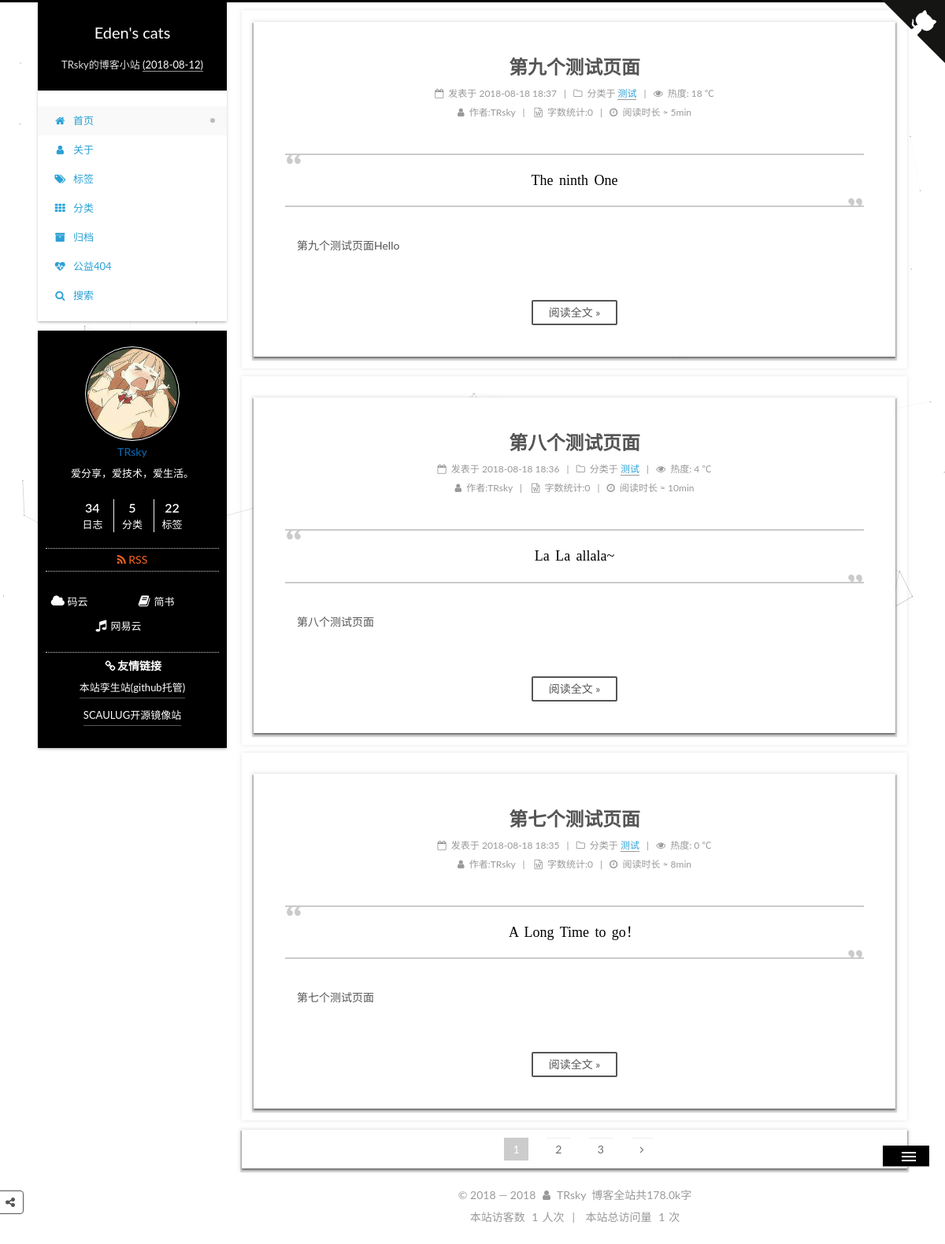
The app's page /, older data.
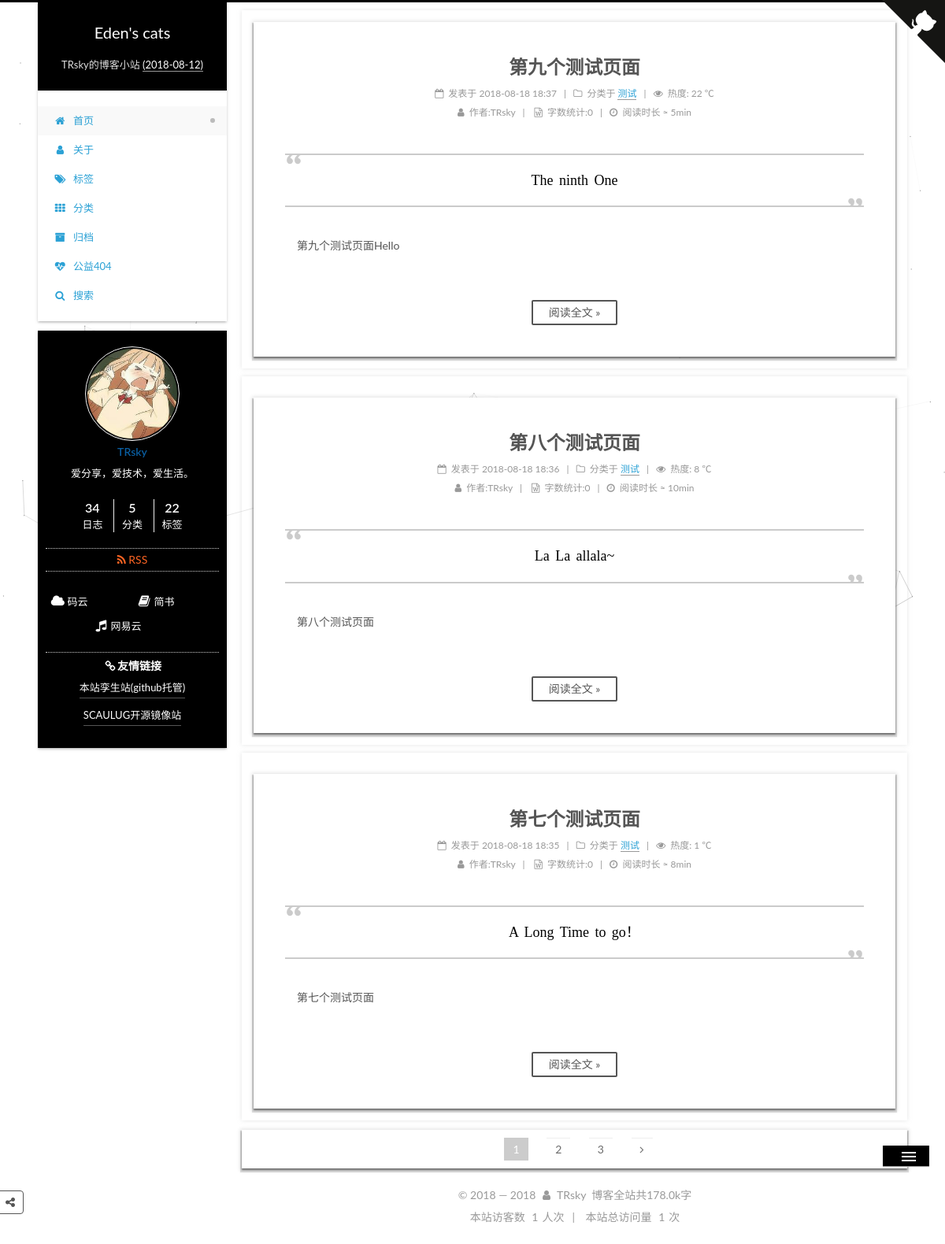
The same page, newer data.
### apps/blog/models.py (models this page shows, shortened)
class Article(models.Model):
    STATUS_CHOICES = (
        ('draft', '草稿'),
        ('publish', '发表'),
    )
    title = models.CharField(verbose_name='标题', max_length=100)
    content = models.TextField(verbose_name='正文', blank=True, null=True)
    status = models.CharField(verbose_name='文章状态', max_length=10, choices=STATUS_CHOICES, default='publish')
    created_time = models.DateTimeField(verbose_name='创建时间', default=now)
    public_time = models.DateTimeField(verbose_name='发布时间', blank=True, null=True)
    modified_time = models.DateTimeField(verbose_name='修改时间', default=now)
    words = models.PositiveIntegerField(verbose_name='文章字数', default=0)
    time = models.PositiveIntegerField(verbose_name='阅读时长', default=0 )
    views = models.PositiveIntegerField(verbose_name='访问量', default=0)
    slogan = models.TextField(verbose_name='标语', blank=True, null=True)
    excerpt = models.CharField(verbose_name='文章摘要', max_length=500, blank=True)
    category = models.ForeignKey(Category, verbose_name='分类', on_delete=models.CASCADE, blank=False, null=False)
    tags = models.ManyToManyField(Tag, verbose_name='标签', blank=True)
    author = models.ForeignKey(User, verbose_name='作者', on_delete=models.CASCADE, blank=False, null=False)
    class Meta:  # 按文章创建日期降序排序
        ordering = ['-public_time']
        verbose_name = '文章'  # 指定后台显示模型名称
        verbose_name_plural = '文章列表'  # 指定后台显示模型复数名称
        db_table = 'article'  # 数据库表
        get_latest_by = 'created_time'

class Category(models.Model):
    name = models.CharField(verbose_name='类别', max_length=100)
    created_time = models.DateField(verbose_name='创建时间', default=now)
    modified_time = models.DateField(verbose_name='修改时间', default=now)
    def __str__(self):
        return self.name
    class Meta:
        ordering = ['name']
        verbose_name = '类别名称'
        verbose_name_plural = '分类列表'
        db_table = 'category'   # 数据库表名

### apps/blog/views.py (the view)
# urls.py: 2. Add a URL to urlpatterns:  path('', views.home, name='home')
def home(request):
    posts = Article.objects.all().filter(status='publish', public_time__isnull=False)   # 获取主页的全部 Article 对象, 状态为已发布，发布时间不为空
    paginator = Paginator(posts, settings.PAGE_NUM, 2)  # 每页显示数量，对应settings.py中的PAGE_NUM， 当只有2时候，合并为上一页
    page = request.GET.get('page')  # 获取URL中page参数的值
    try:
        post_list = paginator.page(page)
    except PageNotAnInteger:
        post_list = paginator.page(1)
    except EmptyPage:
        post_list = paginator.page(paginator.num_pages)
    return render(request, 'home.html', context={'post_list': post_list, 'category_list': categories, 'months': months})

### apps/blog/templatetags/pagetag.py (called while the page is built)
@register.simple_tag
def pagination_pages(curr_page, loop_page):
    offset = abs(curr_page - loop_page)
    if offset < 3:
        if curr_page == loop_page:
            page_element = '<span class="page-number current">%s</span>' % loop_page
        else:
            page_element = ' <a class="page-number" href="?page=%s">%s</a>' % (loop_page, loop_page)
        return format_html(page_element)
    else:
        return ''

### templates/home.html (shortened to what the changed rows need)
{% extends "base.html" %}
{% load static %}
{% load pagetag %}
{% block content %}
		<div class="content-wrap">
						<div id="content" class="content">
							<section id="posts" class="posts-expand">
                                {% for post in post_list %}
								<article class="post post-type-normal" itemscope="" itemtype="http://schema.org/Article">
									<div class="post-block" style="opacity: 1; display: block;">
										<header class="post-header" style="opacity: 1; display: block; transform: translateY(0px);">
											<h1 class="post-title" itemprop="name headline">
                                                <a class="post-title-link" href="{% url 'detail' id=post.id %}" itemprop="url">
                                                   {{ post.title }}</a></h1>
											    <div class="post-meta">
												<span class="post-time"><span class="post-meta-item-icon"><i class="fa fa-calendar-o"></i></span>
                                                    <span class="post-meta-item-text">发表于</span>
													<time title="创建于" itemprop="dateCreated datePublished" datetime="2018-01-17T00:15:31+08:00">
														{{ post.public_time|date:'Y-m-d H:i'}}
													</time>
                                                </span>
                                                <span class="post-category"><span class="post-meta-divider">|</span>
                                                <span class="post-meta-item-icon"><i class="fa fa-folder-o"></i></span>
                                                <span class="post-meta-item-text">分类于</span>
                                                <span itemprop="about" itemscope="" itemtype="http://schema.org/Thing">
                                                    <a href="/categories/Django-Xadmin打造在线教育平台/" itemprop="url" rel="index">
                                                        <span itemprop="name">{{ post.category }}</span></a></span>
                                                </span>
                                                <span id="{% url 'detail' id=post.id %} " class="leancloud_visitors" data-flag-title="{{ post.title }}">
                                                    <span class="post-meta-divider">|</span><span class="post-meta-item-icon">
                                                    <i class="fa fa-eye"></i></span> <span class="post-meta-item-text">热度:</span>
                                                <span class="leancloud-visitors-count">{{ post.views }}</span> <span>℃</span>
                                                </span>
												<div class="post-wordcount">
                                                    <span class="post-meta-item-icon"><i class="fa fa-user"></i> </span>
                                                    <span class="post-meta-item-text">作者:</span><span title="作者">{{ post.author }}</span>
                                                    <span class="post-meta-divider">|</span>
													<span class="post-meta-item-icon"><i class="fa fa-file-word-o"></i></span >
                                                    <span class="post-meta-item-text">字数统计:</span><span title="字数统计">{{ post.words }}</span>
                                                    <span class="post-meta-divider">|</span><span class="post-meta-item-icon">
                                                    <i class="fa fa-clock-o"></i></span>
                                                    <span class="post-meta-item-text">阅读时长 ≈</span><span title="阅读时长"> {{ post.time }}min</span>
												</div>
											</div>
										</header>
										<div class="post-body" itemprop="articleBody" style="opacity: 1; display: block; transform: translateY(0px);">
											<blockquote class="blockquote-center">
												<p>
													{{ post.slogan }}
												</p>
											</blockquote>
											<div class="note">
												{{ post.content|striptags|truncatechars:300 }}
											</div>
											<div class="post-button text-center">
												<a class="btn" href="{% url 'detail' id=post.id %}" rel="contents">阅读全文 »</a>
											</div>
										</div><div></div><div></div>
									</div>
								</article>
								{% endfor %}
							</section>
						</div>
					</div>
{% endblock %}

Row changes from the older to the newer data that the page shows:
changed Article "第九个测试页面": views "18" → "22"
changed Article "第八个测试页面": views "4" → "8"
changed Article "第七个测试页面": views "0" → "1"
